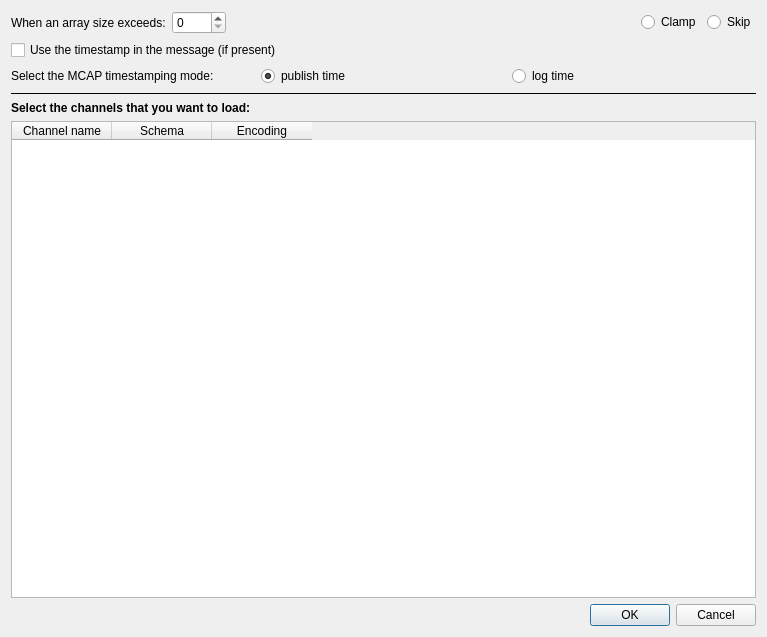
<?xml version="1.0" encoding="UTF-8"?>
<ui version="4.0">
 <class>dialog_mcap</class>
 <widget class="QDialog" name="dialog_mcap">
  <property name="geometry">
   <rect>
    <x>0</x>
    <y>0</y>
    <width>767</width>
    <height>637</height>
   </rect>
  </property>
  <property name="windowTitle">
   <string>MCAP Parser</string>
  </property>
  <layout class="QVBoxLayout" name="verticalLayout">
   <item>
    <layout class="QHBoxLayout" name="horizontalLayout">
     <item>
      <widget class="QLabel" name="label_2">
       <property name="text">
        <string>When an array size exceeds:</string>
       </property>
      </widget>
     </item>
     <item>
      <widget class="QSpinBox" name="spinBox">
       <property name="minimum">
        <number>0</number>
       </property>
       <property name="maximum">
        <number>9999</number>
       </property>
      </widget>
     </item>
     <item>
      <spacer name="horizontalSpacer">
       <property name="orientation">
        <enum>Qt::Horizontal</enum>
       </property>
       <property name="sizeHint" stdset="0">
        <size>
         <width>40</width>
         <height>20</height>
        </size>
       </property>
      </spacer>
     </item>
     <item>
      <widget class="QRadioButton" name="radioClamp">
       <property name="text">
        <string>Clamp</string>
       </property>
       <property name="checked">
        <bool>true</bool>
       </property>
      </widget>
     </item>
     <item>
      <widget class="QRadioButton" name="radioSkip">
       <property name="text">
        <string>Skip</string>
       </property>
      </widget>
     </item>
    </layout>
   </item>
   <item>
    <widget class="QCheckBox" name="checkBoxUseTimestamp">
     <property name="text">
      <string>Use the timestamp in the message (if present)</string>
     </property>
    </widget>
   </item>
   <item>
    <layout class="QHBoxLayout" name="horizontalLayout_1">
     <item>
      <widget class="QLabel" name="label_3">
       <property name="text">
        <string>Select the MCAP timestamping mode:</string>
       </property>
      </widget>
     </item>
     <item>
      <widget class="QRadioButton" name="radioPubTime">
       <property name="text">
        <string>publish time</string>
       </property>
       <property name="checked">
        <bool>true</bool>
       </property>
       <attribute name="buttonGroup">
        <string notr="true">buttonGroup</string>
       </attribute>
      </widget>
     </item>
     <item>
      <widget class="QRadioButton" name="radioLogTime">
       <property name="text">
        <string>log time</string>
       </property>
       <attribute name="buttonGroup">
        <string notr="true">buttonGroup</string>
       </attribute>
      </widget>
     </item>
    </layout>
   </item>
   <item>
    <widget class="Line" name="line">
     <property name="frameShadow">
      <enum>QFrame::Plain</enum>
     </property>
     <property name="orientation">
      <enum>Qt::Horizontal</enum>
     </property>
    </widget>
   </item>
   <item>
    <widget class="QLabel" name="label">
     <property name="font">
      <font>
       <bold>true</bold>
      </font>
     </property>
     <property name="text">
      <string>Select the channels that you want to load:</string>
     </property>
    </widget>
   </item>
   <item>
    <widget class="QTableWidget" name="tableWidget">
     <property name="editTriggers">
      <set>QAbstractItemView::NoEditTriggers</set>
     </property>
     <property name="selectionMode">
      <enum>QAbstractItemView::MultiSelection</enum>
     </property>
     <property name="selectionBehavior">
      <enum>QAbstractItemView::SelectRows</enum>
     </property>
     <property name="sortingEnabled">
      <bool>true</bool>
     </property>
     <property name="columnCount">
      <number>3</number>
     </property>
     <attribute name="verticalHeaderVisible">
      <bool>false</bool>
     </attribute>
     <column>
      <property name="text">
       <string>Channel name</string>
      </property>
     </column>
     <column>
      <property name="text">
       <string>Schema</string>
      </property>
     </column>
     <column>
      <property name="text">
       <string>Encoding</string>
      </property>
     </column>
    </widget>
   </item>
   <item>
    <widget class="QDialogButtonBox" name="buttonBox">
     <property name="orientation">
      <enum>Qt::Horizontal</enum>
     </property>
     <property name="standardButtons">
      <set>QDialogButtonBox::Cancel|QDialogButtonBox::Ok</set>
     </property>
    </widget>
   </item>
  </layout>
 </widget>
 <resources/>
 <connections>
  <connection>
   <sender>buttonBox</sender>
   <signal>accepted()</signal>
   <receiver>dialog_mcap</receiver>
   <slot>accept()</slot>
   <hints>
    <hint type="sourcelabel">
     <x>248</x>
     <y>254</y>
    </hint>
    <hint type="destinationlabel">
     <x>157</x>
     <y>274</y>
    </hint>
   </hints>
  </connection>
  <connection>
   <sender>buttonBox</sender>
   <signal>rejected()</signal>
   <receiver>dialog_mcap</receiver>
   <slot>reject()</slot>
   <hints>
    <hint type="sourcelabel">
     <x>316</x>
     <y>260</y>
    </hint>
    <hint type="destinationlabel">
     <x>286</x>
     <y>274</y>
    </hint>
   </hints>
  </connection>
 </connections>
 <buttongroups>
  <buttongroup name="buttonGroup"/>
 </buttongroups>
</ui>
